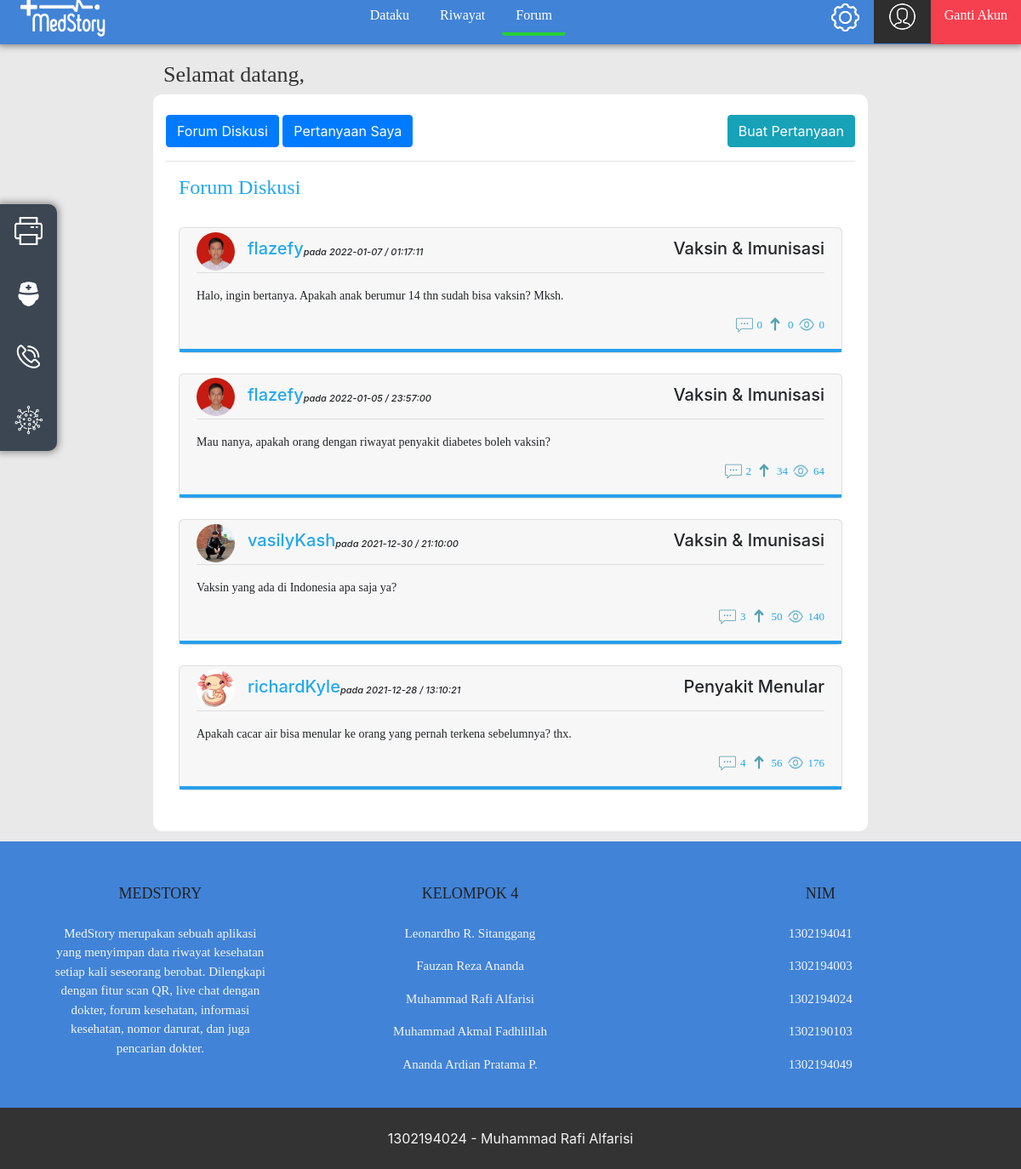
/index.php/diskusi, run on the app's committed database.
### tables this page shows
CREATE TABLE `diskusi` (
  `id_diskusi` int(6) NOT NULL,
  `namaPengguna` varchar(30) NOT NULL,
  `pertanyaan` varchar(500) NOT NULL,
  `kategori` varchar(30) NOT NULL,
  `tanggal` date NOT NULL,
  `view` int(6) NOT NULL,
  `up` int(6) NOT NULL,
  `comment` int(6) NOT NULL,
  `jam` time NOT NULL
);

### application/controllers/diskusi.php (called while the page is built, shortened)
<?php
	class diskusi extends CI_Controller {
		function __construct(){
			$this->load->model('diskusiModel');
		}
		public function index(){
			$data = [];
			$data['dataDiskusi']= $this->diskusiModel->get_all_diskusi();
			$data['dataPertanyaan']= $this->diskusiModel->get_all_pertanyaan();
			$this->load->view('DiskusiPage', $data);
		}
	}
?>

### index.php (called while the page is built, shortened)
<?php
require_once BASEPATH.'core/CodeIgniter.php';

### application/models/diskusiModel.php (called while the page is built, shortened)
<?php
	class diskusiModel extends CI_Model
	{
		public function get_all_diskusi()
		{
			$this->db->select('*');
			$this->db->from('diskusi');
			$this->db->order_by('tanggal','DESC');
			return $data = $this->db->get()->result_array();
		}
		public function get_all_pertanyaan()
		{
			$this->db->select('*');
			$this->db->from('diskusi');
			$condition = $this->session->userdata('userTrack');
			$this->db->where('namaPengguna',$condition);
			return $data = $this->db->get()->result_array();
		}
	}
?>

### application/views/DiskusiPage.php (the view, shortened to what this page needs)
<!DOCTYPE html>
<html>
    <head>
        <link rel="stylesheet" href="https://stackpath.bootstrapcdn.com/bootstrap/4.5.2/css/bootstrap.min.css"
>
        <link rel="stylesheet" type="text/css" href="<?php echo base_url().'assets/css/MainPage.css'; ?>" />
    </head>
    <body>
        <div id="Navigation">
            <ul>
                <img id="logo" src="assets/logoWhite.png">
                <li><a href="myData">Dataku</a></li>
                <li><a href="history">Riwayat</a></li>
                <li id="active"><a href="">Forum</a></li>
                <li style="float:right"><a type="button" id="signOut" onclick="signOut()">Ganti Akun</a></li>
                <li style="float:right"><a id="Profil" href="account" style="font-size:14px"><img id="MyData" src="assets/MyData.png"> <?= $data = $this->session->userdata('userTrack'); ?></a></li>
                <div id="ddParent">
                    <button id="dropbutton"><img id="set" src="assets/Setting.png"></button>
            </ul>
        </div>
	    <div id="Navigation2">
		    <ul>
			    <li><a onclick="print()"><img id="sideIcon" src="assets/Print.png"></a></li>
                <br><br>
			    <li><a href="cariDokter"><img id="sideIcon" src="assets/Consult.png"></a></li>
                <br><br>
			    <li><a href="nomorDarurat"><img id="sideIcon" src="assets/Call.png"></a></li>
                <br><br>
			    <li><a href="covid"><img id="sideIcon" src="assets/Virus.png"></a></li>
		    </ul>
	    </div>
        <main>
		<br><br><br><h2 style="margin-left: 16%;">Selamat datang, <?= $data = $this->session->userdata('userTrack'); ?></h2>
		<div class="container-fluid bg-white" id="card-car" style="margin-bottom: 1%; width: 70%; border-radius: 10px;">
			<br>
		<div id="accordion">
			<button class="btn btn-primary" data-toggle="collapse" data-target="#multiCollapseExample1" aria-expanded="false" aria-controls="multiCollapseExample2">Forum Diskusi</button>
			<button class="btn btn-primary" data-toggle="collapse" data-target="#multiCollapseExample2" aria-expanded="false" aria-controls="multiCollapseExample2">Pertanyaan Saya</button>
			<button class="btn btn-info" style="float:right;" data-toggle="modal" data-target="#tambahDiskusiModal">Buat Pertanyaan</button>
			</p><hr>
			<div class="row">
			<div class="col-md-12">
				<div class="collapse show" id="multiCollapseExample1" data-parent="#accordion">
					<div class="container">
						<h1 style="text-align: left;">Forum Diskusi</h1><br>
						<?php
							$i = 1;
							foreach($dataDiskusi as $data){
								echo"
								<div id='accordion2'>
									<div class='card' style='border-radius:6px; border-width:1px;'>
									<div class='card-header' type='button' id='headingOne' data-toggle='collapse' data-target='#collapse".$i."'
									style='border-width:1px; border-bottom: 4.5px solid #28A0EB' aria-expanded='true' aria-controls='collapseOne'>
										<img src='assets/uploads/user_".$data['namaPengguna'].".jpg' alt='Card image cap' class='rounded-circle img-fluid' style='width:45px; height:45px; margin-top: -1%; float:left;'>
										<h5 style='font-size:20px; padding-left:15px; float:left; color:#22A7F0;'>".$data['namaPengguna']."</h2>
										<h5 style='font-size:11px; padding-top:10px; float:left; font-style:italic;'> pada ".$data['tanggal']." / ".$data['jam']."</h5>
										<h5 style='font-size:20px; float:right;'>".$data['kategori']."</h5><br><hr>
										<p style='font-size:14px;'>".$data['pertanyaan']."</p>
										<h6 style='font-size:13px; float:right; padding-left:5px;'>".$data['view']."</h6>
											<img src='assets/View.png' style='width:25px; height:25px; float:right; margin-top:-5px; padding-left:5px;'>
										<h6 style='font-size:13px; float:right; padding-left:5px;'>".$data['up']."</h6>
											<img src='assets/Up.png' style='width:25px; height:22px; float:right; margin-top:-4px; padding-left:5px;'>
										<h6 style='font-size:13px; float:right; padding-left:5px;'>".$data['comment']."</h6>
											<img src='assets/Comment.png' style='width:25px; height:20px; float:right; margin-top:-2px; padding-left:5px;'>
									</div>
									<div id='collapse".$i."' class='collapse' aria-labelledby='headingOne' data-parent='#accordion2'>
										<div class='card-body'>
										</div>
									</div>
									</div>
								</div>
							<br>";
							$i++;
						}?>
					</div>
				</div>
			</div>
			</div><br>
		</div>
		</div>
        <footer class="text-center text-lg-start bg-light text-muted">
        <section style="background-color: #4183D7; padding-top: 3px;">
        <div class="container text-center text-md-start mt-5">
        <div class="row mt-3">
          <div class="col-md-3 col-lg-4 col-xl-3 mx-auto mb-4">
            <h6 class="text-uppercase fw-bold mb-4" style="color: #212121; font-size: large;">MedStory</h6>
            <p style="color: whitesmoke;">
              MedStory merupakan sebuah aplikasi yang menyimpan data riwayat kesehatan setiap kali
              seseorang berobat. Dilengkapi dengan fitur scan QR, live chat dengan dokter, forum kesehatan,
              informasi kesehatan, nomor darurat, dan juga pencarian dokter.
            </p>
          </div>
          <div class="col-md-2 col-lg-2 col-xl-4 mx-auto mb-4">
            <h6 class="text-uppercase fw-bold mb-4" style="color: #212121; font-size: large;">Kelompok 4</h6>
            <p style="color: whitesmoke;">
              <a class="text-reset">Leonardho R. Sitanggang</a>
            </p>
            <p style="color: whitesmoke;">
              <a class="text-reset">Fauzan Reza Ananda</a>
            </p>
            <p style="color: whitesmoke;">
              <a class="text-reset">Muhammad Rafi Alfarisi</a>
            </p>
            <p style="color: whitesmoke;">
              <a class="text-reset">Muhammad Akmal Fadhlillah</a>
            </p>
            <p style="color: whitesmoke;">
                <a class="text-reset">Ananda Ardian Pratama P.</a>
              </p>
          </div>
          <div class="col-md-3 col-lg-2 col-xl-4 mx-auto mb-4">
            <h6 class="text-uppercase fw-bold mb-4" style="color: #212121; font-size: large;">NIM</h6>
            <p style="color: whitesmoke;">
                <a class="text-reset">1302194041</a>
            </p>
            <p style="color: whitesmoke;">
                <a class="text-reset">1302194003</a>
            </p>
            <p style="color: whitesmoke;">
                <a class="text-reset">1302194024</a>
            </p>
            <p style="color: whitesmoke;">
                <a class="text-reset">1302190103</a>
            </p>
            <p style="color: whitesmoke;">
                <a class="text-reset">1302194049</a>
            </p>
          </div>
        </section>
        <div class="text-center p-4" style="background-color: #333333; color: whitesmoke;">1302194024 - Muhammad Rafi Alfarisi</div>
        </footer>
    </body>
</html>

### assets/css/MainPage.css (style rules this page uses)
body { background: rgb(233, 233, 233); }
h2 { color: #333333; margin-left: 5%; font-family: 'Lucida Sans'; font-size: 26px; }
h6 { color: #22A7F0; font-family: 'Lucida Sans'; }
#MyData { height: 35px; width: 35px; align-items: center; margin-top: -4px; }
.card { z-index: 1; }
#Navigation { text-align: center; font-family: 'Lucida Sans'; position: absolute; font-size: 16px; color: white; z-index: 4; }
ul { list-style-type: none; position: fixed; margin: 0; padding: 0px; height: auto; margin-top: -8.2px; width: 100%; overflow: hidden; background-color: #4183D7; box-shadow: 0px 0px 8px 2px #808080; text-align: center; }
li { height: 50px; display: inline-block; }
li a { display: block; color: white; text-align: center; padding: 14px 16px; text-decoration: none; }
#signOut { background-color: #F6404F; height: 60px; }
#active { color: white; border-radius: 4px; border-bottom: 4.5px solid rgb(40, 207, 54); position: relative; bottom: 5%; }
#Profil { background-color: #2e2e2e; }
#ddParent { float: right; overflow: hidden; }
#ddParent #dropbutton { font-size: 16px; border: none; outline: none; color: white; padding: 14px 16px; background-color: inherit; font-family: inherit; margin: 0; }
#Navigation2 ul { width: 67px; background-color: #293542; height: 290px; position: fixed; margin-top: 20%; border-radius: 0px 10px 10px 0px; align-items: center; box-shadow: 0px 0px 8px 2px #808080; opacity: 90%; z-index: 4; }
#sideIcon { height: 35px; width: 35px; align-items: center; margin-top: auto; justify-content: center; }
footer { background-color: #4183D7; color: white; text-align: center; }
#logo { width: 100px; height: 50px; float: left; margin-left: 2%; margin-top: 0.4%; }
#set { width: 35px; height: 35px; border-radius: 10px; margin-top: -7.5%; }
p { font-family: 'Lucida Sans'; font-size: 15px; }
h1 { text-align: center; font-family: 'Lucida Sans'; font-size: 24px; top: 4px; color: #22A7F0; }

### data on the page
diskusi: namaPengguna (picture), namaPengguna "flazefy", tanggal "2022-01-07", jam "01:17:11", kategori "Vaksin & Imunisasi", pertanyaan "Halo, ingin bertanya. Apakah anak berumur 14 thn sudah bisa vaksin? Mksh.", view "0", up "0", comment "0"
diskusi: namaPengguna (picture), namaPengguna "flazefy", tanggal "2022-01-05", jam "23:57:00", kategori "Vaksin & Imunisasi", pertanyaan "Mau nanya, apakah orang dengan riwayat penyakit diabetes boleh vaksin?", view "64", up "34", comment "2"
diskusi: namaPengguna (picture), namaPengguna "vasilyKash", tanggal "2021-12-30", jam "21:10:00", kategori "Vaksin & Imunisasi", pertanyaan "Vaksin yang ada di Indonesia apa saja ya?", view "140", up "50", comment "3"
diskusi: namaPengguna (picture), namaPengguna "richardKyle", tanggal "2021-12-28", jam "13:10:21", kategori "Penyakit Menular", pertanyaan "Apakah cacar air bisa menular ke orang yang pernah terkena sebelumnya? thx.", view "176", up "56", comment "4"
